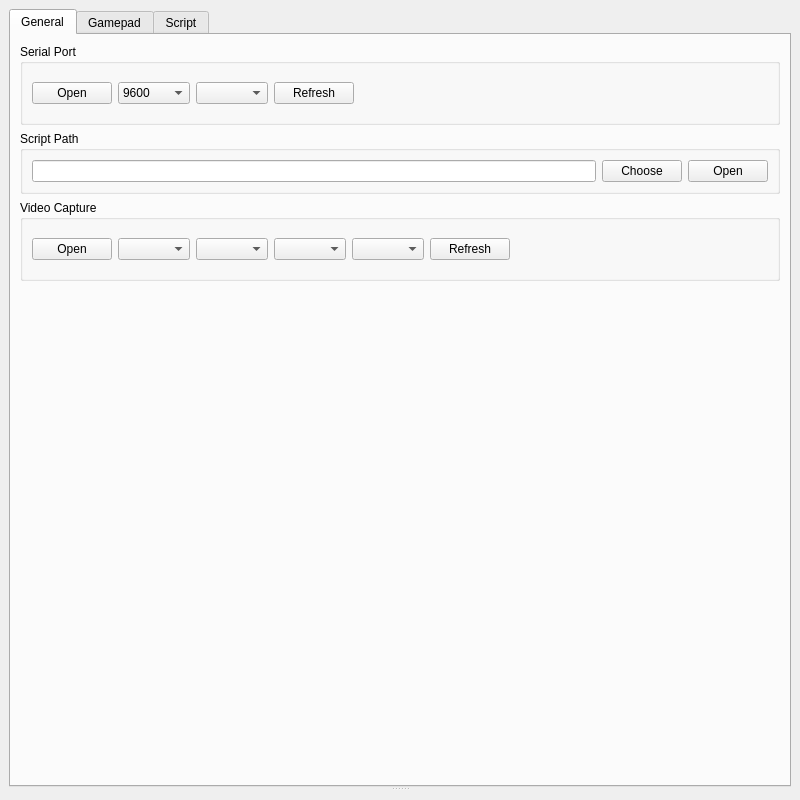
<?xml version="1.0" encoding="UTF-8"?>
<ui version="4.0">
 <class>Gamepad</class>
 <widget class="QMainWindow" name="Gamepad">
  <property name="geometry">
   <rect>
    <x>0</x>
    <y>0</y>
    <width>800</width>
    <height>800</height>
   </rect>
  </property>
  <property name="minimumSize">
   <size>
    <width>800</width>
    <height>800</height>
   </size>
  </property>
  <property name="windowTitle">
   <string>Gamepad</string>
  </property>
  <widget class="QWidget" name="centralwidget">
   <layout class="QVBoxLayout" name="verticalLayout_2">
    <item>
     <widget class="QSplitter" name="splitter_2">
      <property name="orientation">
       <enum>Qt::Vertical</enum>
      </property>
      <widget class="QWidget" name="widget" native="true">
       <layout class="QGridLayout" name="gridLayout_3">
        <property name="leftMargin">
         <number>0</number>
        </property>
        <property name="topMargin">
         <number>0</number>
        </property>
        <property name="rightMargin">
         <number>0</number>
        </property>
        <property name="bottomMargin">
         <number>0</number>
        </property>
        <property name="spacing">
         <number>0</number>
        </property>
        <item row="0" column="0">
         <widget class="QTabWidget" name="tabWidget">
          <property name="minimumSize">
           <size>
            <width>0</width>
            <height>350</height>
           </size>
          </property>
          <property name="focusPolicy">
           <enum>Qt::NoFocus</enum>
          </property>
          <property name="currentIndex">
           <number>0</number>
          </property>
          <widget class="QWidget" name="tab">
           <attribute name="title">
            <string>General</string>
           </attribute>
           <layout class="QVBoxLayout" name="verticalLayout">
            <item>
             <widget class="QGroupBox" name="groupBox">
              <property name="title">
               <string>Serial Port</string>
              </property>
              <layout class="QHBoxLayout" name="horizontalLayout">
               <item>
                <widget class="QPushButton" name="serialPortSwitch">
                 <property name="text">
                  <string>Open</string>
                 </property>
                </widget>
               </item>
               <item>
                <widget class="QWidget" name="serialPortParamPanel" native="true">
                 <layout class="QHBoxLayout" name="horizontalLayout_2">
                  <property name="leftMargin">
                   <number>0</number>
                  </property>
                  <property name="rightMargin">
                   <number>0</number>
                  </property>
                  <item>
                   <widget class="QComboBox" name="serialPortBaudRate">
                    <property name="currentText">
                     <string>9600</string>
                    </property>
                    <property name="currentIndex">
                     <number>3</number>
                    </property>
                    <item>
                     <property name="text">
                      <string>1200</string>
                     </property>
                    </item>
                    <item>
                     <property name="text">
                      <string>2400</string>
                     </property>
                    </item>
                    <item>
                     <property name="text">
                      <string>4800</string>
                     </property>
                    </item>
                    <item>
                     <property name="text">
                      <string>9600</string>
                     </property>
                    </item>
                    <item>
                     <property name="text">
                      <string>19200</string>
                     </property>
                    </item>
                    <item>
                     <property name="text">
                      <string>38400</string>
                     </property>
                    </item>
                    <item>
                     <property name="text">
                      <string>57600</string>
                     </property>
                    </item>
                    <item>
                     <property name="text">
                      <string>115200</string>
                     </property>
                    </item>
                   </widget>
                  </item>
                  <item>
                   <widget class="QComboBox" name="serialPort"/>
                  </item>
                  <item>
                   <widget class="QPushButton" name="serialPortRefresh">
                    <property name="text">
                     <string>Refresh</string>
                    </property>
                   </widget>
                  </item>
                 </layout>
                </widget>
               </item>
               <item>
                <spacer name="horizontalSpacer">
                 <property name="orientation">
                  <enum>Qt::Horizontal</enum>
                 </property>
                 <property name="sizeHint" stdset="0">
                  <size>
                   <width>40</width>
                   <height>20</height>
                  </size>
                 </property>
                </spacer>
               </item>
              </layout>
             </widget>
            </item>
            <item>
             <widget class="QGroupBox" name="groupBox_2">
              <property name="title">
               <string>Script Path</string>
              </property>
              <layout class="QHBoxLayout" name="horizontalLayout_4">
               <item>
                <widget class="QLineEdit" name="pathEdit">
                 <property name="readOnly">
                  <bool>true</bool>
                 </property>
                </widget>
               </item>
               <item>
                <widget class="QPushButton" name="choosePath">
                 <property name="text">
                  <string>Choose</string>
                 </property>
                </widget>
               </item>
               <item>
                <widget class="QPushButton" name="openPath">
                 <property name="text">
                  <string>Open</string>
                 </property>
                </widget>
               </item>
              </layout>
             </widget>
            </item>
            <item>
             <widget class="QGroupBox" name="groupBox_3">
              <property name="title">
               <string>Video Capture</string>
              </property>
              <layout class="QHBoxLayout" name="horizontalLayout_6">
               <item>
                <widget class="QPushButton" name="videoCaptureSwitch">
                 <property name="text">
                  <string>Open</string>
                 </property>
                </widget>
               </item>
               <item>
                <widget class="QWidget" name="videoCaptureParamPanel" native="true">
                 <layout class="QHBoxLayout" name="horizontalLayout_8">
                  <property name="leftMargin">
                   <number>0</number>
                  </property>
                  <property name="rightMargin">
                   <number>0</number>
                  </property>
                  <item>
                   <widget class="QComboBox" name="videoCaptureList"/>
                  </item>
                  <item>
                   <widget class="QComboBox" name="videoCaptureResolution"/>
                  </item>
                  <item>
                   <widget class="QComboBox" name="videoCaptureFrameRateRange"/>
                  </item>
                  <item>
                   <widget class="QComboBox" name="videoCapturePixelFormat"/>
                  </item>
                  <item>
                   <widget class="QPushButton" name="videoCaptureRefresh">
                    <property name="text">
                     <string>Refresh</string>
                    </property>
                   </widget>
                  </item>
                 </layout>
                </widget>
               </item>
               <item>
                <spacer name="horizontalSpacer_2">
                 <property name="orientation">
                  <enum>Qt::Horizontal</enum>
                 </property>
                 <property name="sizeHint" stdset="0">
                  <size>
                   <width>424</width>
                   <height>20</height>
                  </size>
                 </property>
                </spacer>
               </item>
              </layout>
             </widget>
            </item>
            <item>
             <spacer name="verticalSpacer">
              <property name="orientation">
               <enum>Qt::Vertical</enum>
              </property>
              <property name="sizeHint" stdset="0">
               <size>
                <width>20</width>
                <height>40</height>
               </size>
              </property>
             </spacer>
            </item>
           </layout>
          </widget>
          <widget class="QWidget" name="tab_2">
           <attribute name="title">
            <string>Gamepad</string>
           </attribute>
           <layout class="QGridLayout" name="gridLayout">
            <item row="4" column="0">
             <widget class="GamepadBtn" name="lxMinBtn">
              <property name="minimumSize">
               <size>
                <width>90</width>
                <height>0</height>
               </size>
              </property>
              <property name="maximumSize">
               <size>
                <width>90</width>
                <height>16777215</height>
               </size>
              </property>
              <property name="focusPolicy">
               <enum>Qt::NoFocus</enum>
              </property>
              <property name="text">
               <string>LX (C)</string>
              </property>
             </widget>
            </item>
            <item row="8" column="5">
             <widget class="GamepadBtn" name="ryMaxBtn">
              <property name="minimumSize">
               <size>
                <width>90</width>
                <height>0</height>
               </size>
              </property>
              <property name="maximumSize">
               <size>
                <width>90</width>
                <height>16777215</height>
               </size>
              </property>
              <property name="focusPolicy">
               <enum>Qt::NoFocus</enum>
              </property>
              <property name="text">
               <string>RY (Down)</string>
              </property>
             </widget>
            </item>
            <item row="5" column="5">
             <widget class="GamepadBtn" name="bBtn">
              <property name="minimumSize">
               <size>
                <width>90</width>
                <height>0</height>
               </size>
              </property>
              <property name="maximumSize">
               <size>
                <width>90</width>
                <height>16777215</height>
               </size>
              </property>
              <property name="focusPolicy">
               <enum>Qt::NoFocus</enum>
              </property>
              <property name="text">
               <string>B (K)</string>
              </property>
             </widget>
            </item>
            <item row="1" column="6">
             <widget class="GamepadBtn" name="rBtn">
              <property name="minimumSize">
               <size>
                <width>90</width>
                <height>0</height>
               </size>
              </property>
              <property name="maximumSize">
               <size>
                <width>90</width>
                <height>16777215</height>
               </size>
              </property>
              <property name="focusPolicy">
               <enum>Qt::NoFocus</enum>
              </property>
              <property name="text">
               <string>R  (U)</string>
              </property>
             </widget>
            </item>
            <item row="4" column="4">
             <widget class="GamepadBtn" name="yBtn">
              <property name="minimumSize">
               <size>
                <width>90</width>
                <height>0</height>
               </size>
              </property>
              <property name="maximumSize">
               <size>
                <width>90</width>
                <height>16777215</height>
               </size>
              </property>
              <property name="focusPolicy">
               <enum>Qt::NoFocus</enum>
              </property>
              <property name="text">
               <string>Y (J)</string>
              </property>
             </widget>
            </item>
            <item row="4" column="1">
             <widget class="GamepadBtn" name="lcBtn">
              <property name="minimumSize">
               <size>
                <width>90</width>
                <height>0</height>
               </size>
              </property>
              <property name="maximumSize">
               <size>
                <width>90</width>
                <height>16777215</height>
               </size>
              </property>
              <property name="focusPolicy">
               <enum>Qt::NoFocus</enum>
              </property>
              <property name="text">
               <string>LC (F)</string>
              </property>
             </widget>
            </item>
            <item row="4" column="5">
             <widget class="GamepadBtn" name="rcBtn">
              <property name="minimumSize">
               <size>
                <width>90</width>
                <height>0</height>
               </size>
              </property>
              <property name="maximumSize">
               <size>
                <width>90</width>
                <height>16777215</height>
               </size>
              </property>
              <property name="focusPolicy">
               <enum>Qt::NoFocus</enum>
              </property>
              <property name="text">
               <string>RC (H)</string>
              </property>
             </widget>
            </item>
            <item row="6" column="1">
             <widget class="GamepadBtn" name="upBtn">
              <property name="minimumSize">
               <size>
                <width>90</width>
                <height>0</height>
               </size>
              </property>
              <property name="maximumSize">
               <size>
                <width>90</width>
                <height>16777215</height>
               </size>
              </property>
              <property name="focusPolicy">
               <enum>Qt::NoFocus</enum>
              </property>
              <property name="text">
               <string>Up (W)</string>
              </property>
             </widget>
            </item>
            <item row="3" column="1">
             <widget class="GamepadBtn" name="lyMinBtn">
              <property name="minimumSize">
               <size>
                <width>90</width>
                <height>0</height>
               </size>
              </property>
              <property name="maximumSize">
               <size>
                <width>90</width>
                <height>16777215</height>
               </size>
              </property>
              <property name="focusPolicy">
               <enum>Qt::NoFocus</enum>
              </property>
              <property name="text">
               <string>LY (Z)</string>
              </property>
             </widget>
            </item>
            <item row="2" column="4">
             <widget class="GamepadBtn" name="plusBtn">
              <property name="minimumSize">
               <size>
                <width>90</width>
                <height>0</height>
               </size>
              </property>
              <property name="maximumSize">
               <size>
                <width>90</width>
                <height>16777215</height>
               </size>
              </property>
              <property name="focusPolicy">
               <enum>Qt::NoFocus</enum>
              </property>
              <property name="text">
               <string>+ (Y)</string>
              </property>
             </widget>
            </item>
            <item row="9" column="4">
             <widget class="GamepadBtn" name="homeBtn">
              <property name="minimumSize">
               <size>
                <width>90</width>
                <height>0</height>
               </size>
              </property>
              <property name="maximumSize">
               <size>
                <width>90</width>
                <height>16777215</height>
               </size>
              </property>
              <property name="focusPolicy">
               <enum>Qt::NoFocus</enum>
              </property>
              <property name="text">
               <string>Home (N)</string>
              </property>
             </widget>
            </item>
            <item row="5" column="1">
             <widget class="GamepadBtn" name="lyMaxBtn">
              <property name="minimumSize">
               <size>
                <width>90</width>
                <height>0</height>
               </size>
              </property>
              <property name="maximumSize">
               <size>
                <width>90</width>
                <height>16777215</height>
               </size>
              </property>
              <property name="focusPolicy">
               <enum>Qt::NoFocus</enum>
              </property>
              <property name="text">
               <string>LY (X)</string>
              </property>
             </widget>
            </item>
            <item row="8" column="1">
             <widget class="GamepadBtn" name="downBtn">
              <property name="minimumSize">
               <size>
                <width>90</width>
                <height>0</height>
               </size>
              </property>
              <property name="maximumSize">
               <size>
                <width>90</width>
                <height>16777215</height>
               </size>
              </property>
              <property name="focusPolicy">
               <enum>Qt::NoFocus</enum>
              </property>
              <property name="text">
               <string>Down (S)</string>
              </property>
             </widget>
            </item>
            <item row="7" column="2">
             <widget class="GamepadBtn" name="rightBtn">
              <property name="minimumSize">
               <size>
                <width>90</width>
                <height>0</height>
               </size>
              </property>
              <property name="maximumSize">
               <size>
                <width>90</width>
                <height>16777215</height>
               </size>
              </property>
              <property name="focusPolicy">
               <enum>Qt::NoFocus</enum>
              </property>
              <property name="text">
               <string>Right (D)</string>
              </property>
             </widget>
            </item>
            <item row="4" column="6">
             <widget class="GamepadBtn" name="aBtn">
              <property name="minimumSize">
               <size>
                <width>90</width>
                <height>0</height>
               </size>
              </property>
              <property name="maximumSize">
               <size>
                <width>90</width>
                <height>16777215</height>
               </size>
              </property>
              <property name="focusPolicy">
               <enum>Qt::NoFocus</enum>
              </property>
              <property name="text">
               <string>A (L)</string>
              </property>
             </widget>
            </item>
            <item row="7" column="6">
             <widget class="GamepadBtn" name="rxMaxBtn">
              <property name="minimumSize">
               <size>
                <width>90</width>
                <height>0</height>
               </size>
              </property>
              <property name="maximumSize">
               <size>
                <width>90</width>
                <height>16777215</height>
               </size>
              </property>
              <property name="focusPolicy">
               <enum>Qt::NoFocus</enum>
              </property>
              <property name="text">
               <string>RX (Right)</string>
              </property>
             </widget>
            </item>
            <item row="6" column="5">
             <widget class="GamepadBtn" name="ryMinBtn">
              <property name="minimumSize">
               <size>
                <width>90</width>
                <height>0</height>
               </size>
              </property>
              <property name="maximumSize">
               <size>
                <width>90</width>
                <height>16777215</height>
               </size>
              </property>
              <property name="focusPolicy">
               <enum>Qt::NoFocus</enum>
              </property>
              <property name="text">
               <string>RY (Up)</string>
              </property>
             </widget>
            </item>
            <item row="4" column="2">
             <widget class="GamepadBtn" name="lxMaxBtn">
              <property name="minimumSize">
               <size>
                <width>90</width>
                <height>0</height>
               </size>
              </property>
              <property name="maximumSize">
               <size>
                <width>90</width>
                <height>16777215</height>
               </size>
              </property>
              <property name="focusPolicy">
               <enum>Qt::NoFocus</enum>
              </property>
              <property name="text">
               <string>LX (V)</string>
              </property>
             </widget>
            </item>
            <item row="7" column="4">
             <widget class="GamepadBtn" name="rxMinBtn">
              <property name="minimumSize">
               <size>
                <width>90</width>
                <height>0</height>
               </size>
              </property>
              <property name="maximumSize">
               <size>
                <width>90</width>
                <height>16777215</height>
               </size>
              </property>
              <property name="focusPolicy">
               <enum>Qt::NoFocus</enum>
              </property>
              <property name="text">
               <string>RX (Up)</string>
              </property>
             </widget>
            </item>
            <item row="1" column="0">
             <widget class="GamepadBtn" name="lBtn">
              <property name="minimumSize">
               <size>
                <width>90</width>
                <height>0</height>
               </size>
              </property>
              <property name="maximumSize">
               <size>
                <width>90</width>
                <height>16777215</height>
               </size>
              </property>
              <property name="focusPolicy">
               <enum>Qt::NoFocus</enum>
              </property>
              <property name="text">
               <string>L (E)</string>
              </property>
             </widget>
            </item>
            <item row="0" column="3">
             <widget class="QCheckBox" name="keyboardControl">
              <property name="focusPolicy">
               <enum>Qt::NoFocus</enum>
              </property>
              <property name="text">
               <string>Keyboard Contrtol</string>
              </property>
             </widget>
            </item>
            <item row="0" column="0">
             <widget class="GamepadBtn" name="zlBtn">
              <property name="minimumSize">
               <size>
                <width>90</width>
                <height>0</height>
               </size>
              </property>
              <property name="maximumSize">
               <size>
                <width>90</width>
                <height>16777215</height>
               </size>
              </property>
              <property name="focusPolicy">
               <enum>Qt::NoFocus</enum>
              </property>
              <property name="text">
               <string>ZL (Q)</string>
              </property>
             </widget>
            </item>
            <item row="3" column="5">
             <widget class="GamepadBtn" name="xBtn">
              <property name="minimumSize">
               <size>
                <width>90</width>
                <height>0</height>
               </size>
              </property>
              <property name="maximumSize">
               <size>
                <width>90</width>
                <height>16777215</height>
               </size>
              </property>
              <property name="focusPolicy">
               <enum>Qt::NoFocus</enum>
              </property>
              <property name="text">
               <string>X (I)</string>
              </property>
             </widget>
            </item>
            <item row="7" column="0">
             <widget class="GamepadBtn" name="leftBtn">
              <property name="minimumSize">
               <size>
                <width>90</width>
                <height>0</height>
               </size>
              </property>
              <property name="maximumSize">
               <size>
                <width>90</width>
                <height>16777215</height>
               </size>
              </property>
              <property name="focusPolicy">
               <enum>Qt::NoFocus</enum>
              </property>
              <property name="text">
               <string>Left (A)</string>
              </property>
             </widget>
            </item>
            <item row="9" column="2">
             <widget class="GamepadBtn" name="screenshotBtn">
              <property name="minimumSize">
               <size>
                <width>90</width>
                <height>0</height>
               </size>
              </property>
              <property name="maximumSize">
               <size>
                <width>90</width>
                <height>16777215</height>
               </size>
              </property>
              <property name="focusPolicy">
               <enum>Qt::NoFocus</enum>
              </property>
              <property name="text">
               <string>Screenshot (B)</string>
              </property>
             </widget>
            </item>
            <item row="0" column="6">
             <widget class="GamepadBtn" name="zrBtn">
              <property name="minimumSize">
               <size>
                <width>90</width>
                <height>0</height>
               </size>
              </property>
              <property name="maximumSize">
               <size>
                <width>90</width>
                <height>16777215</height>
               </size>
              </property>
              <property name="focusPolicy">
               <enum>Qt::NoFocus</enum>
              </property>
              <property name="text">
               <string>ZR (O)</string>
              </property>
             </widget>
            </item>
            <item row="2" column="2">
             <widget class="GamepadBtn" name="minBtn">
              <property name="minimumSize">
               <size>
                <width>90</width>
                <height>0</height>
               </size>
              </property>
              <property name="maximumSize">
               <size>
                <width>90</width>
                <height>16777215</height>
               </size>
              </property>
              <property name="focusPolicy">
               <enum>Qt::NoFocus</enum>
              </property>
              <property name="text">
               <string>- (R)</string>
              </property>
             </widget>
            </item>
           </layout>
          </widget>
          <widget class="QWidget" name="tab_3">
           <attribute name="title">
            <string>Script</string>
           </attribute>
           <layout class="QGridLayout" name="gridLayout_2">
            <item row="1" column="0">
             <widget class="QDoubleSpinBox" name="sleepSec">
              <property name="decimals">
               <number>1</number>
              </property>
              <property name="maximum">
               <double>3600.000000000000000</double>
              </property>
              <property name="singleStep">
               <double>0.100000000000000</double>
              </property>
              <property name="value">
               <double>1.000000000000000</double>
              </property>
             </widget>
            </item>
            <item row="0" column="2">
             <widget class="QPushButton" name="addKey">
              <property name="text">
               <string>Add</string>
              </property>
             </widget>
            </item>
            <item row="0" column="0">
             <widget class="QComboBox" name="keyName">
              <item>
               <property name="text">
                <string>ZL</string>
               </property>
              </item>
              <item>
               <property name="text">
                <string>L</string>
               </property>
              </item>
              <item>
               <property name="text">
                <string>ZR</string>
               </property>
              </item>
              <item>
               <property name="text">
                <string>R</string>
               </property>
              </item>
              <item>
               <property name="text">
                <string>-</string>
               </property>
              </item>
              <item>
               <property name="text">
                <string>+</string>
               </property>
              </item>
              <item>
               <property name="text">
                <string>LY MIN</string>
               </property>
              </item>
              <item>
               <property name="text">
                <string>LY MAX</string>
               </property>
              </item>
              <item>
               <property name="text">
                <string>LX MIN</string>
               </property>
              </item>
              <item>
               <property name="text">
                <string>LX MAX</string>
               </property>
              </item>
              <item>
               <property name="text">
                <string>LC</string>
               </property>
              </item>
              <item>
               <property name="text">
                <string>A</string>
               </property>
              </item>
              <item>
               <property name="text">
                <string>B</string>
               </property>
              </item>
              <item>
               <property name="text">
                <string>X</string>
               </property>
              </item>
              <item>
               <property name="text">
                <string>Y</string>
               </property>
              </item>
              <item>
               <property name="text">
                <string>Up</string>
               </property>
              </item>
              <item>
               <property name="text">
                <string>Down</string>
               </property>
              </item>
              <item>
               <property name="text">
                <string>Left</string>
               </property>
              </item>
              <item>
               <property name="text">
                <string>Right</string>
               </property>
              </item>
              <item>
               <property name="text">
                <string>RY MIN</string>
               </property>
              </item>
              <item>
               <property name="text">
                <string>RY MAX</string>
               </property>
              </item>
              <item>
               <property name="text">
                <string>RX MIN</string>
               </property>
              </item>
              <item>
               <property name="text">
                <string>RX MAX</string>
               </property>
              </item>
              <item>
               <property name="text">
                <string>RC</string>
               </property>
              </item>
              <item>
               <property name="text">
                <string>Screenshot</string>
               </property>
              </item>
              <item>
               <property name="text">
                <string>Home</string>
               </property>
              </item>
             </widget>
            </item>
            <item row="0" column="1">
             <widget class="QDoubleSpinBox" name="keySleepSec">
              <property name="decimals">
               <number>1</number>
              </property>
              <property name="maximum">
               <double>3600.000000000000000</double>
              </property>
              <property name="singleStep">
               <double>0.100000000000000</double>
              </property>
              <property name="value">
               <double>0.100000000000000</double>
              </property>
             </widget>
            </item>
            <item row="1" column="2">
             <widget class="QPushButton" name="addSleep">
              <property name="text">
               <string>Add</string>
              </property>
             </widget>
            </item>
            <item row="2" column="0" colspan="3">
             <widget class="QWidget" name="widget_2" native="true">
              <layout class="QHBoxLayout" name="horizontalLayout_9">
               <property name="spacing">
                <number>0</number>
               </property>
               <property name="leftMargin">
                <number>0</number>
               </property>
               <property name="topMargin">
                <number>0</number>
               </property>
               <property name="rightMargin">
                <number>0</number>
               </property>
               <property name="bottomMargin">
                <number>0</number>
               </property>
               <item>
                <widget class="QSplitter" name="splitter">
                 <property name="orientation">
                  <enum>Qt::Horizontal</enum>
                 </property>
                 <widget class="QWidget" name="verticalLayoutWidget">
                  <layout class="QVBoxLayout" name="verticalLayout_3">
                   <item>
                    <widget class="QListWidget" name="scriptList"/>
                   </item>
                   <item>
                    <layout class="QHBoxLayout" name="horizontalLayout_7">
                     <item>
                      <widget class="QPushButton" name="scriptAdd">
                       <property name="text">
                        <string>+</string>
                       </property>
                      </widget>
                     </item>
                     <item>
                      <widget class="QPushButton" name="scriptRemove">
                       <property name="text">
                        <string>-</string>
                       </property>
                      </widget>
                     </item>
                     <item>
                      <widget class="QPushButton" name="scriptListRefresh">
                       <property name="text">
                        <string>Refresh</string>
                       </property>
                      </widget>
                     </item>
                    </layout>
                   </item>
                  </layout>
                 </widget>
                 <widget class="QWidget" name="verticalLayoutWidget_2">
                  <layout class="QVBoxLayout" name="verticalLayout_5">
                   <item>
                    <widget class="QPlainTextEdit" name="scriptEdit">
                     <property name="readOnly">
                      <bool>true</bool>
                     </property>
                    </widget>
                   </item>
                   <item>
                    <layout class="QHBoxLayout" name="horizontalLayout_5">
                     <item>
                      <widget class="QPushButton" name="scriptRefresh">
                       <property name="text">
                        <string>Refresh</string>
                       </property>
                      </widget>
                     </item>
                     <item>
                      <widget class="QPushButton" name="scriptSave">
                       <property name="enabled">
                        <bool>false</bool>
                       </property>
                       <property name="text">
                        <string>Save</string>
                       </property>
                       <property name="shortcut">
                        <string>Ctrl+S</string>
                       </property>
                      </widget>
                     </item>
                     <item>
                      <widget class="QPushButton" name="scriptRun">
                       <property name="enabled">
                        <bool>false</bool>
                       </property>
                       <property name="text">
                        <string>Run</string>
                       </property>
                      </widget>
                     </item>
                    </layout>
                   </item>
                  </layout>
                 </widget>
                </widget>
               </item>
              </layout>
             </widget>
            </item>
           </layout>
          </widget>
         </widget>
        </item>
       </layout>
      </widget>
      <widget class="QWidget" name="videoCaptureFrame" native="true">
       <layout class="QGridLayout" name="gridLayout_4">
        <property name="leftMargin">
         <number>0</number>
        </property>
        <property name="topMargin">
         <number>0</number>
        </property>
        <property name="rightMargin">
         <number>0</number>
        </property>
        <property name="bottomMargin">
         <number>0</number>
        </property>
       </layout>
      </widget>
     </widget>
    </item>
   </layout>
  </widget>
 </widget>
 <customwidgets>
  <customwidget>
   <class>GamepadBtn</class>
   <extends>QPushButton</extends>
   <header>gamepadbtn.h</header>
  </customwidget>
 </customwidgets>
 <resources/>
 <connections/>
</ui>
